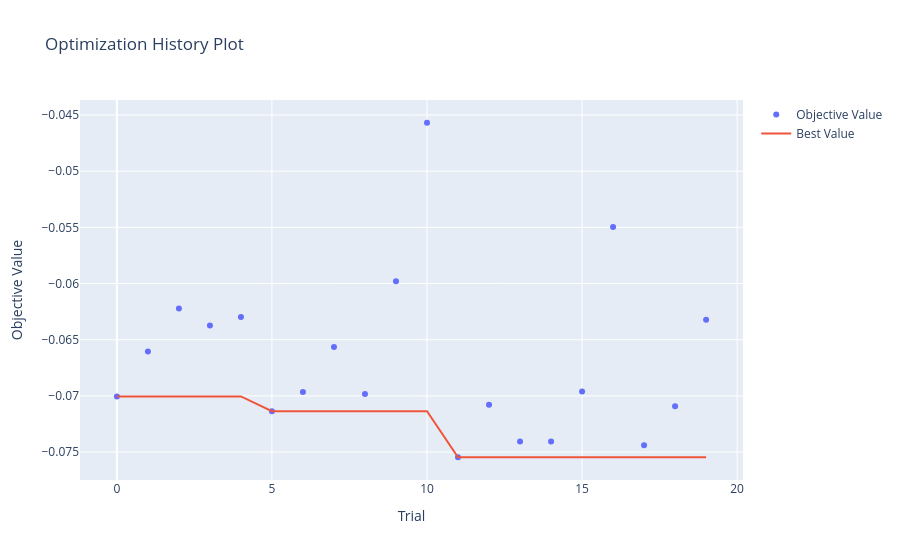
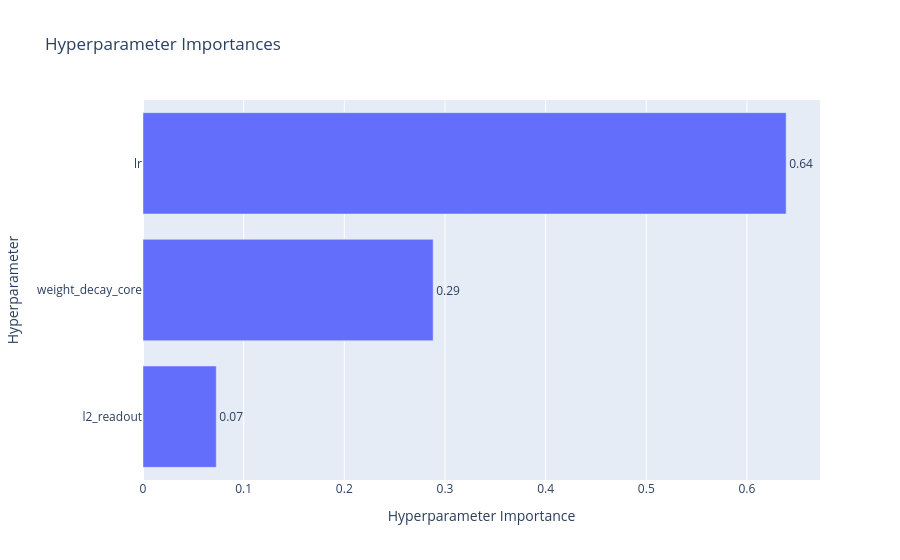
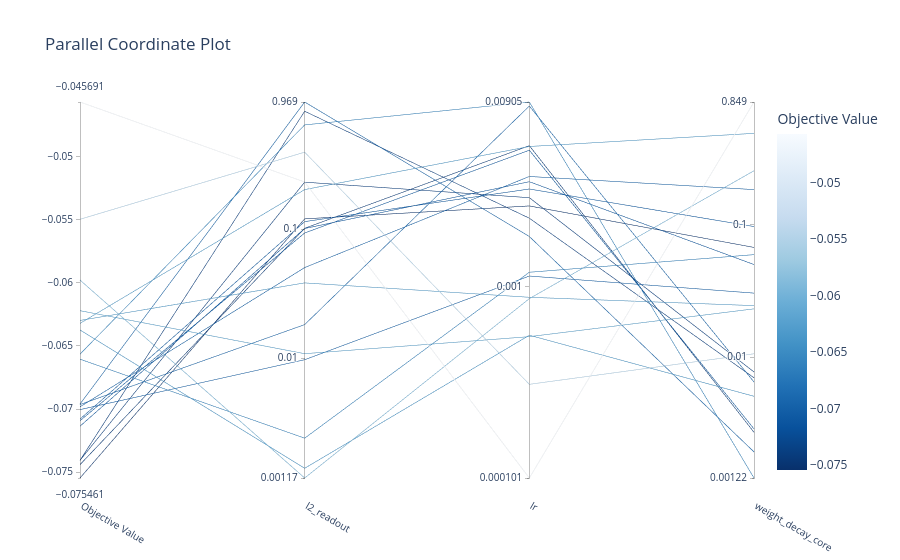

The notebook cell these images were saved under, in order:
### Code cell
import optuna.visualization as vis

# Plot optimization history
vis.plot_optimization_history(study).show()

# Plot parameter importance (which hyperparams matter most)
vis.plot_param_importances(study).show()

# Parallel coordinate plot (hyperparams vs. objective)
vis.plot_parallel_coordinate(study).show()

### Figure 1 — Plotly figure (JSON) as saved in the notebook; plotly's stock layout.template omitted (floating-point values rounded to 4 significant figures)
{"data": [{"mode": "markers", "name": "Objective Value", "type": "scatter", "x": [0, 1, 2, 3, 4, 5, 6, 7, 8, 9, 10, 11, 12, 13, 14, 15, 16, 17, 18, 19], "y": [-0.07005, -0.06605, -0.06221, -0.06374, -0.06298, -0.07136, -0.06965, -0.06565, -0.06983, -0.05979, -0.04569, -0.07546, -0.0708, -0.07406, -0.07406, -0.06961, -0.05498, -0.0744, -0.07093, -0.06322]}, {"mode": "lines", "name": "Best Value", "type": "scatter", "x": [0, 1, 2, 3, 4, 5, 6, 7, 8, 9, 10, 11, 12, 13, 14, 15, 16, 17, 18, 19], "y": [-0.07005, -0.07005, -0.07005, -0.07005, -0.07005, -0.07136, -0.07136, -0.07136, -0.07136, -0.07136, -0.07136, -0.07546, -0.07546, -0.07546, -0.07546, -0.07546, -0.07546, -0.07546, -0.07546, -0.07546]}, {"marker": {"color": "#cccccc"}, "mode": "markers", "name": "Infeasible Trial", "showlegend": false, "type": "scatter", "x": [], "y": []}], "layout": {"title": {"text": "Optimization History Plot"}, "xaxis": {"title": {"text": "Trial"}}, "yaxis": {"title": {"text": "Objective Value"}}}}

### Figure 2 — Plotly figure (JSON) as saved in the notebook; plotly's stock layout.template omitted (floating-point values rounded to 4 significant figures)
{"data": [{"cliponaxis": false, "hovertemplate": ["l2_readout (FloatDistribution): 0.07279565018587093<extra></extra>", "weight_decay_core (FloatDistribution): 0.2882532752937858<extra></extra>", "lr (FloatDistribution): 0.6389510745203433<extra></extra>"], "name": "Objective Value", "orientation": "h", "text": ["0.07", "0.29", "0.64"], "textposition": "outside", "type": "bar", "x": [0.0728, 0.2883, 0.639], "y": ["l2_readout", "weight_decay_core", "lr"]}], "layout": {"title": {"text": "Hyperparameter Importances"}, "xaxis": {"title": {"text": "Hyperparameter Importance"}}, "yaxis": {"title": {"text": "Hyperparameter"}}}}

### Figure 3 — Plotly figure (JSON) as saved in the notebook; plotly's stock layout.template omitted (floating-point values rounded to 4 significant figures)
{"data": [{"dimensions": [{"label": "Objective Value", "range": [-0.07546, -0.04569], "values": [-0.07005, -0.06605, -0.06221, -0.06374, -0.06298, -0.07136, -0.06965, -0.06565, -0.06983, -0.05979, -0.04569, -0.07546, -0.0708, -0.07406, -0.07406, -0.06961, -0.05498, -0.0744, -0.07093, -0.06322]}, {"label": "l2_readout", "range": [-2.93, -0.01367], "ticktext": ["0.00117", "0.01", "0.1", "0.969"], "tickvals": [-2.93, -2, -1, -0.01367], "values": [-2.013, -2.621, -1.966, -2.855, -1.417, -0.995, -1.741, -0.1913, -1.298, -2.93, -0.6343, -0.9203, -0.9417, -0.6354, -0.08546, -0.01367, -0.4027, -0.9933, -1.03, -0.6932]}, {"label": "lr", "range": [-3.994, -2.043], "ticktext": ["0.000101", "0.001", "0.00905"], "tickvals": [-3.994, -3, -2.043], "values": [-2.946, -2.927, -3.26, -3.253, -3.056, -2.457, -2.064, -2.043, -2.43, -3.063, -3.994, -2.583, -2.495, -2.54, -2.646, -2.741, -3.508, -2.27, -2.293, -2.274]}, {"label": "weight_decay_core", "range": [-2.912, -0.07133], "ticktext": ["0.00122", "0.01", "0.1", "0.849"], "tickvals": [-2.912, -2, -1, -0.07133], "values": [-1.515, -1.225, -1.634, -2.295, -1.61, -1.3, -2.187, -2.912, -0.7333, -0.5908, -0.07133, -1.17, -1.012, -2.111, -2.155, -2.715, -1.974, -2.567, -2.541, -0.3082]}], "labelangle": 30, "labelside": "bottom", "line": {"color": [-0.07005, -0.06605, -0.06221, -0.06374, -0.06298, -0.07136, -0.06965, -0.06565, -0.06983, -0.05979, -0.04569, -0.07546, -0.0708, -0.07406, -0.07406, -0.06961, -0.05498, -0.0744, -0.07093, -0.06322], "colorbar": {"title": {"text": "Objective Value"}}, "colorscale": [[0, "rgb(247,251,255)"], [0.125, "rgb(222,235,247)"], [0.25, "rgb(198,219,239)"], [0.375, "rgb(158,202,225)"], [0.5, "rgb(107,174,214)"], [0.625, "rgb(66,146,198)"], [0.75, "rgb(33,113,181)"], [0.875, "rgb(8,81,156)"], [1, "rgb(8,48,107)"]], "reversescale": true, "showscale": true}, "type": "parcoords"}], "layout": {"title": {"text": "Parallel Coordinate Plot"}}}
